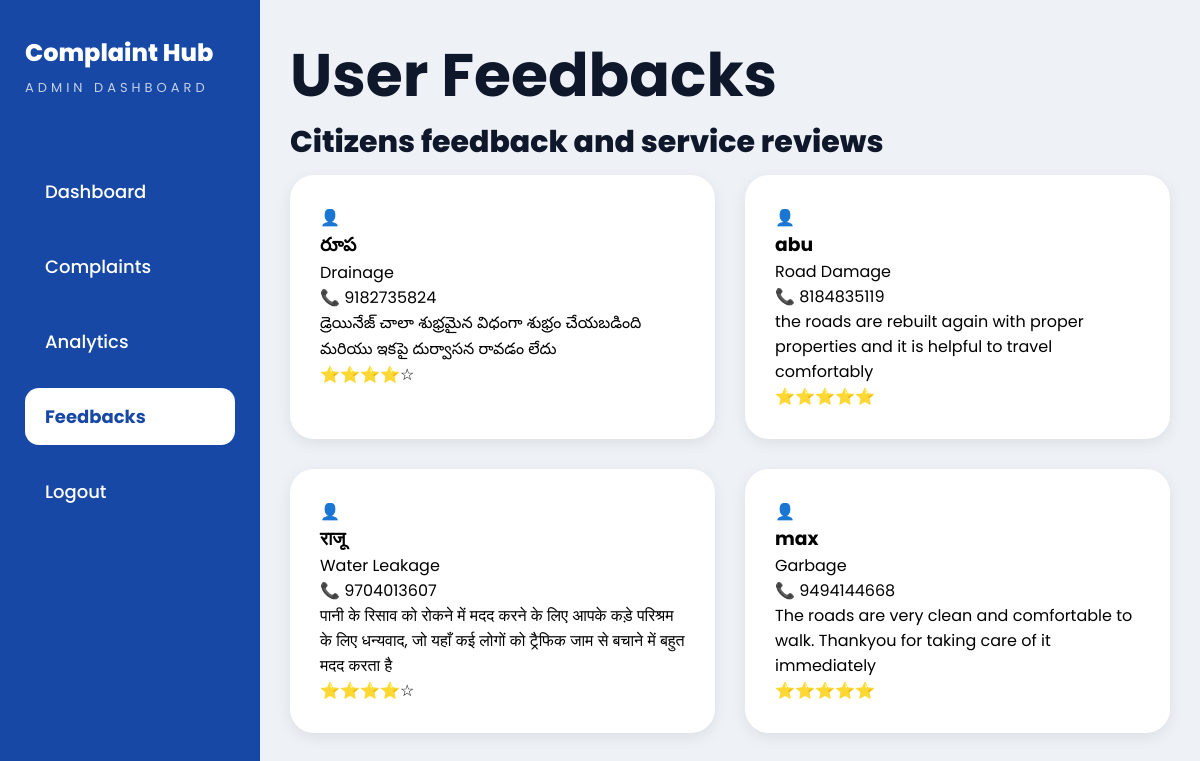
The app's page /admin/feedbacks (signed in) with its own data.
### tables this page shows
CREATE TABLE feedbacks (

        id INTEGER PRIMARY KEY AUTOINCREMENT,

        name TEXT,
        phone TEXT,

        category TEXT,

        message TEXT,

        review TEXT

    );

### app.py (the view)
@app.route('/admin/feedbacks')
def feedbacks():
    if 'admin' not in session:
        return redirect('/admin')
    conn = sqlite3.connect('ComplaintHub.db')
    c = conn.cursor()
    c.execute(
        "SELECT * FROM feedbacks ORDER BY id DESC"
    )
    feedbacks = c.fetchall()
    conn.close()
    return render_template(
        'admin/feedbacks.html',
        feedbacks=feedbacks
    )

### templates/admin/feedbacks.html (shortened to what this page needs)
<!DOCTYPE html>
<html lang="en">
<head>
    <link rel="stylesheet"
          href="{{ url_for('static', filename='css/feedbacks.css') }}">
</head>
<body>
<div class="sidebar">
    <div class="logo-section">
        <h1 style="font-size:x-large;">Complaint Hub</h1>
        <p class="admin-text">
            ADMIN DASHBOARD
        </p>
    </div>
    <ul>
        <li>
            <a href="/admin-dashboard">
                Dashboard
            </a>
        </li>
        <li>
            <a href="/admin/complaints">
                Complaints
            </a>
        </li>
        <li>
            <a href="/admin/analytics">
                Analytics
            </a>
        </li>
        <li>
            <a href="/admin/feedbacks" class="active">
                Feedbacks
            </a>
        </li>
        <li>
            <a href="/admin/logout">
                Logout
            </a>
        </li>
    </ul>
</div>
<div class="main-content">
    <div class="page-title">
        <h1>User Feedbacks</h1>
        <p>
            Citizens feedback and service reviews
        </p>
    </div>
    <div class="feedback-grid">
        {% for feedback in feedbacks %}
        <div class="feedback-card">
            <div class="feedback-top">
                <div class="user-circle">
                    👤
                </div>
                <div>
                    <h3>{{ feedback[1] }}</h3>
                    <span>{{ feedback[3] }}</span>
                </div>
            </div>
            <div class="phone-number">
                📞 {{ feedback[2] }}
            </div>
            <p>
                {{ feedback[4] }}
            </p>
            <div class="rating">
    {% if feedback[5]|lower == 'excellent' %}
        ⭐⭐⭐⭐⭐
    {% elif feedback[5]|lower == 'good' %}
        ⭐⭐⭐⭐☆
    {% elif feedback[5]|lower == 'average' %}
        ⭐⭐⭐☆☆
    {% elif feedback[5]|lower == 'poor' %}
        ⭐⭐☆☆☆
    {% else %}
        ⭐☆☆☆☆
    {% endif %}
</div>
        </div>
        {% endfor %}
    </div>
</div>
</body>
</html>

### static/css/feedbacks.css (style rules this page uses)
* { margin:0; padding:0; box-sizing:border-box; font-family:'Poppins',sans-serif; }
body { background:#eef2f7; overflow-x:hidden; }
.sidebar { width:260px; height:100vh; background:#1748a5; position:fixed; left:0; top:0; padding:35px 25px; overflow-y:auto; }
.logo-section { margin-bottom:65px; }
.sidebar h1 { font-size:28px; font-weight:800; color:white; margin-bottom:8px; }
.admin-text { font-size:13px; letter-spacing:4px; color:rgba(255,255,255,0.75); }
.sidebar ul { list-style:none; }
.sidebar ul li { margin-bottom:18px; }
.sidebar ul li a { display:block; padding:15px 20px; border-radius:14px; text-decoration:none; color:white; font-size:18px; font-weight:500; transition:0.3s; }
.sidebar ul li a.active { background:white; color:#1748a5; font-weight:700; }
.main-content { margin-left:260px; width:calc(100% - 260px); padding:30px; }
.page-title { font-size:30px; font-weight:800; color:#0f172a; margin-bottom:10px; }
.feedback-grid { display:grid; grid-template-columns:repeat(auto-fit,minmax(340px,1fr)); gap:30px; }
.feedback-card { background:white; padding:30px; border-radius:24px; box-shadow:0 4px 15px rgba(0,0,0,0.08); transition:0.3s; }

### records on screen
feedbacks: name "రూప", category "Drainage", phone "9182735824", message "డ్రెయినేజ్ చాలా శుభ్రమైన విధంగా శుభ్రం చేయబడింది మరియు ఇకపై దుర్వాసన రావడం లేదు"
feedbacks: name "abu", category "Road Damage", phone "8184835119", message "the roads are rebuilt again with proper properties and it is helpful to travel comfortably"
feedbacks: name "राजू", category "Water Leakage", phone "9704013607", message "पानी के रिसाव को रोकने में मदद करने के लिए आपके कड़े परिश्रम के लिए धन्यवाद, जो यहाँ कई लोगों को ट्रैफिक जाम से बचाने में बहुत मदद करता है"
feedbacks: name "max", category "Garbage", phone "9494144668", message "The roads are very clean and comfortable to walk. Thankyou for taking care of it immediately"
